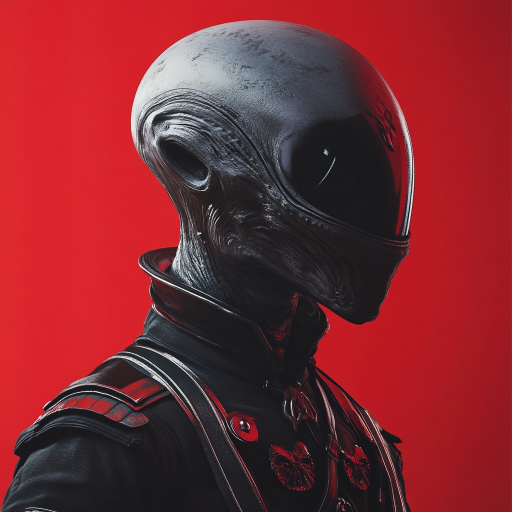
#> input picture visual/simpler/images/input/01.jpg, 1024 x 1024 px (shown at 1/2 size)
$ python -i ascii_conversion.py   (imports and definitions only)
#> lines starting #> are read from the running program, lines starting #| are printed output that depends on the picture
#> further down, picture is the input picture: PIL image 1024x1024 RGB; mean R, G, B 126.4, 41.6, 48
import os
from PIL import Image, ImageEnhance, ImageOps
from enum import Enum
from typing import List, Tuple, Optional
import colorsys
import random
import html
import math

class Modes(Enum):
    ASCII = 'ascii'
    HTML = 'html'
    HTML_MONOCHROME = 'html_monochrome'

class AsciiMagic:
    # Extended color palette for better gradients
    COLOR_DATA = [
        [(0, 0, 0), '#000000'], [(30, 30, 30), '#1C1C1C'],
        [(60, 60, 60), '#383838'], [(90, 90, 90), '#545454'],
        [(120, 120, 120), '#707070'], [(150, 150, 150), '#8C8C8C'],
        [(180, 180, 180), '#A8A8A8'], [(210, 210, 210), '#C4C4C4'],
        [(255, 255, 255), '#FFFFFF'],
        # Primary colors
        [(255, 0, 0), '#FF0000'], [(0, 255, 0), '#00FF00'], [(0, 0, 255), '#0000FF'],
        # Secondary colors
        [(255, 255, 0), '#FFFF00'], [(0, 255, 255), '#00FFFF'], [(255, 0, 255), '#FF00FF'],
        # Additional shades
        [(128, 0, 0), '#800000'], [(0, 128, 0), '#008000'], [(0, 0, 128), '#000080'],
        [(128, 128, 0), '#808000'], [(0, 128, 128), '#008080'], [(128, 0, 128), '#800080'],
        [(255, 51, 51), '#FF3333'], [(255, 102, 102), '#FF6666'],
        [(255, 153, 153), '#FF9999'], [(204, 0, 0), '#CC0000'],
        [(153, 0, 0), '#990000'], [(255, 26, 26), '#FF1A1A'],

        # Additional Greens
        [(51, 255, 51), '#33FF33'], [(102, 255, 102), '#66FF66'],
        [(153, 255, 153), '#99FF99'], [(0, 204, 0), '#00CC00'],
        [(0, 153, 0), '#009900'], [(26, 255, 26), '#1AFF1A'],

        # Additional Blues
        [(51, 51, 255), '#3333FF'], [(102, 102, 255), '#6666FF'],
        [(153, 153, 255), '#9999FF'], [(0, 0, 204), '#0000CC'],
        [(0, 0, 153), '#009999'], [(26, 26, 255), '#1A1AFF'],

        # Mixed Colors for Better Transitions
        [(255, 128, 0), '#FF8000'],  # Orange
        [(255, 0, 128), '#FF0080'],  # Pink
        [(128, 255, 0), '#80FF00'],  # Lime
        [(0, 128, 255), '#0080FF'],  # Sky Blue
        [(128, 0, 255), '#8000FF'],  # Purple
        [(0, 255, 128), '#00FF80']   # Spring Green
    ]

    # Different character sets for various styles
    ASCII_CHARS_BY_DENSITY = '$@B%8&WM#*oahkbdpqwmZO0QLCJUYXzcvunxrjft/\\|()1{}[]?-_+~<>i!lI;:,"^`\'. '[::-1]
    BINARY_CHARS = '10 '[::-1]
    NUMBER_CHARS = '9876543210 '[::-1]
    LETTER_CHARS = 'ZYXWVUTSRQPONMLKJIHGFEDCBAzyxwvutsrqponmlkjihgfedcba '[::-1]
    MINIMAL_CHARS = 'Xx '[::-1]

    # Character set types
    CHAR_SETS = {
        'standard': ASCII_CHARS_BY_DENSITY,
        'binary': BINARY_CHARS,
        'numbers': NUMBER_CHARS,
        'letters': LETTER_CHARS,
        'minimal': MINIMAL_CHARS
    }

    # Probability weights for character sets
    CHAR_SET_WEIGHTS = {
        'standard': 0.4,   # 40% chance
        'binary': 0.2,     # 20% chance
        'numbers': 0.2,    # 20% chance
        'letters': 0.15,   # 15% chance
        'minimal': 0.05    # 5% chance
    }

    def __init__(self, image: Image.Image, char_set: str = 'standard', seed: int = 42):
        self._image = image
        self.seed = seed
        self._rng = random.Random(seed)
        self._setup_color_palette()
        if char_set not in self.CHAR_SETS and char_set != 'random':
            raise ValueError(f'Unknown character set: {char_set}')
        self.selected_char_set = char_set
        self._chars_by_density = self._select_char_set() if char_set == 'random' else self.CHAR_SETS[char_set]
        self.set_size()

    # [37 lines left out: functions _select_char_set, apply_effects, from_image, not called in this run]

    def _setup_color_palette(self):
        """Create color palette with RGB and HSV values"""
        self.PALETTE = []
        for rgb, hex_color in self.COLOR_DATA:
            r, g, b = [x/255.0 for x in rgb]
            hsv = colorsys.rgb_to_hsv(r, g, b)
            self.PALETTE.append({
                'rgb': (r, g, b),
                'hsv': hsv,
                'hex': '#{:02x}{:02x}{:02x}'.format(*rgb)
            })

    def set_size(self, scale_factor: float = 1.0) -> None:
        """Adjust the overall size of the ASCII art

        Args:
            scale_factor: Factor to scale the art (1.0 is default, 2.0 is twice as big)
        """
        if not math.isfinite(scale_factor) or scale_factor <= 0:
            raise ValueError('Scale factor must be a finite positive number')
        self.DEFAULT_STYLES = f'''
            display: inline-block;
            border-width: {4 * scale_factor}px {6 * scale_factor}px;
            border-color: black;
            border-style: solid;
            background-color: black;
            font-family: monospace;
            font-size: {2 * scale_factor}px;
            line-height: 1;
            letter-spacing: 0;
            white-space: pre;
        '''

    def enhance_image(self, brightness: float = 1.0, contrast: float = 1.2, saturation: float = 1.3) -> None:
        """Apply image enhancements"""
#> called with brightness = 1, contrast = 1.2, saturation = 1.3
        try:
            if saturation != 1.0:
                enhancer = ImageEnhance.Color(self._image)
                self._image = enhancer.enhance(saturation)
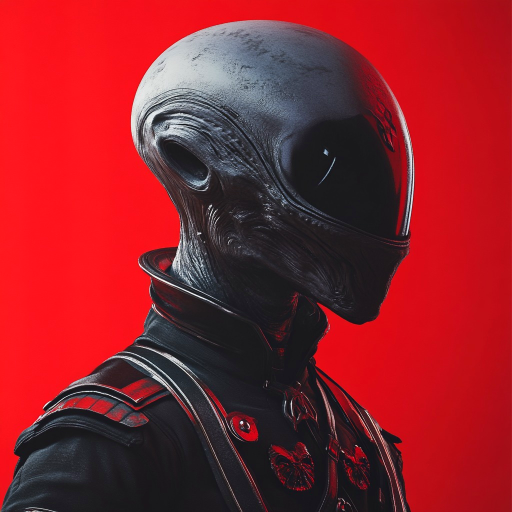
#> self._image: PIL image 1024x1024 RGB (shown at 1/2 size); mean R, G, B 143.4, 33.3, 41.6
            if brightness != 1.0:
                enhancer = ImageEnhance.Brightness(self._image)
                self._image = enhancer.enhance(brightness)
            if contrast != 1.0:
                enhancer = ImageEnhance.Contrast(self._image)
                self._image = enhancer.enhance(contrast)
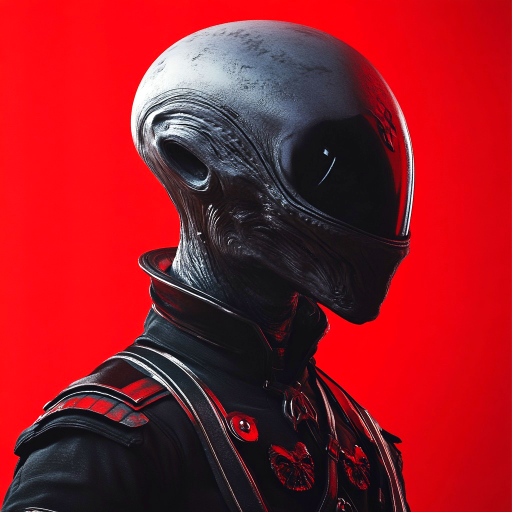
#> self._image: PIL image 1024x1024 RGB (shown at 1/2 size); mean R, G, B 149.9, 26.3, 36.1
        except Exception as e:
            print(f"Error enhancing image: {str(e)}")
            raise

    # [118 lines left out: functions _calculate_color_distance, _find_closest_color, optimize_for_display, _build_char, to_ascii_art, save_as_html, not called in this run]

>>> from PIL import Image
>>> picture = Image.open('images/input/01.jpg')
>>> result = AsciiMagic(picture).enhance_image()

$ run again, on visual/simpler/images/input/02.jpg
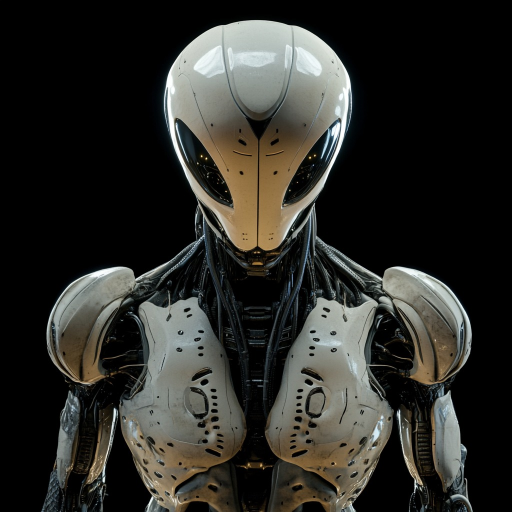
#> input picture visual/simpler/images/input/02.jpg, 1024 x 1024 px (shown at 1/2 size)
#> picture is the input picture: PIL image 1024x1024 RGB; mean R, G, B 44.7, 44.5, 40.2
#> in enhance_image, `self._image = enhancer.enhance(contrast)`:
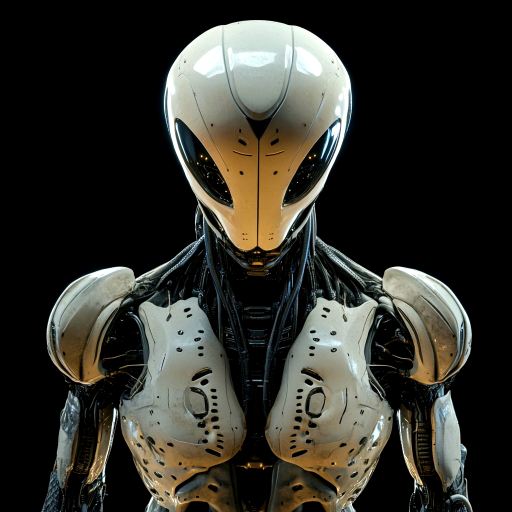
#> self._image: PIL image 1024x1024 RGB (shown at 1/2 size); mean R, G, B 49.5, 48.9, 42.2

$ run again, on visual/simpler/images/input/03.jpg
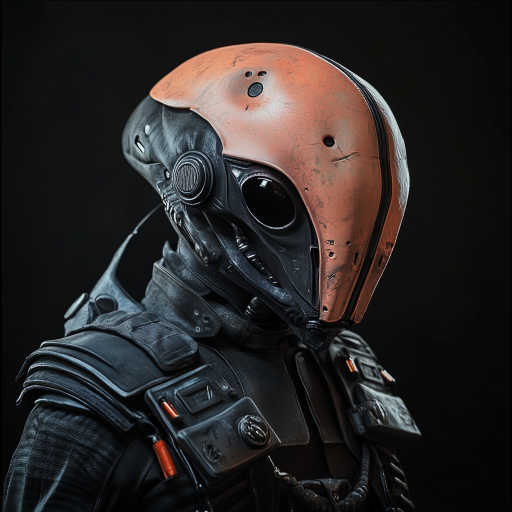
#> input picture visual/simpler/images/input/03.jpg, 1024 x 1024 px (shown at 1/2 size)
#> picture is the input picture: PIL image 1024x1024 RGB; mean R, G, B 40.6, 37.1, 36.9
#> in enhance_image, `self._image = enhancer.enhance(contrast)`:
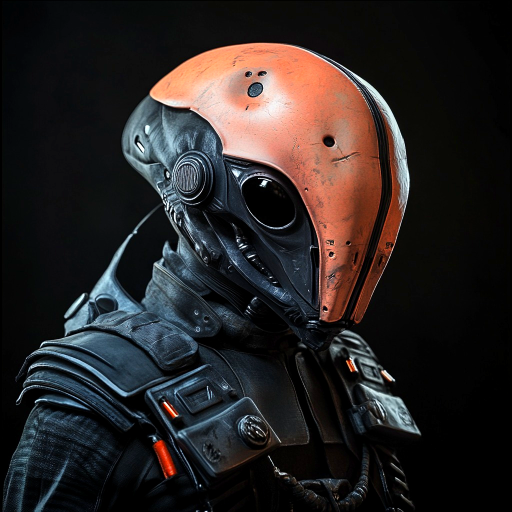
#> self._image: PIL image 1024x1024 RGB (shown at 1/2 size); mean R, G, B 41.2, 36.2, 35.8

$ run again, on visual/simpler/images/input/04.jpg
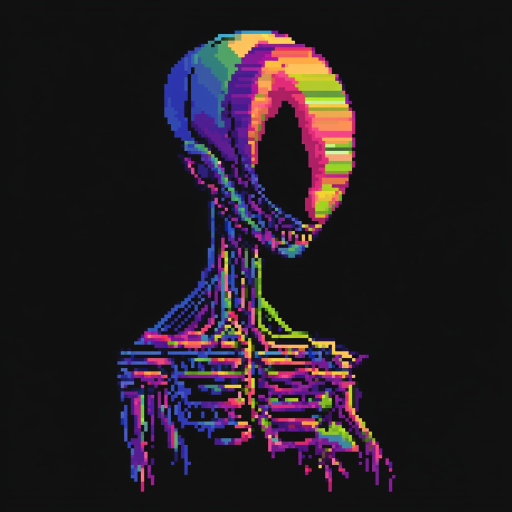
#> input picture visual/simpler/images/input/04.jpg, 1024 x 1024 px (shown at 1/2 size)
#> picture is the input picture: PIL image 1024x1024 RGB; mean R, G, B 37.1, 28.6, 36.2
#> in enhance_image, `self._image = enhancer.enhance(saturation)`:
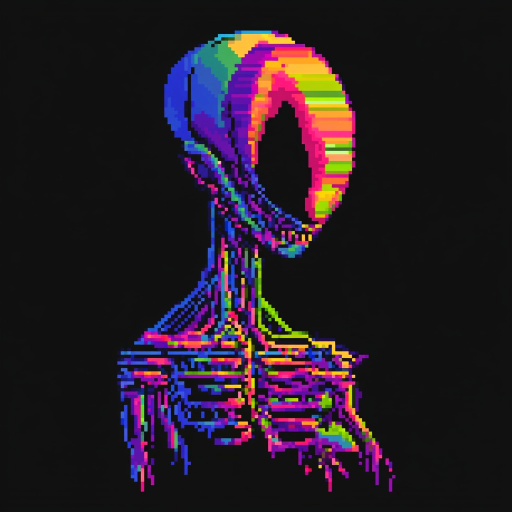
#> self._image: PIL image 1024x1024 RGB (shown at 1/2 size); mean R, G, B 38.1, 27.5, 37.4
#> in enhance_image, `self._image = enhancer.enhance(contrast)`:
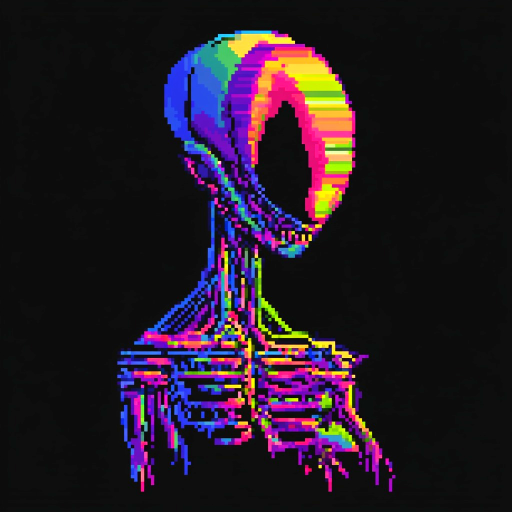
#> self._image: PIL image 1024x1024 RGB (shown at 1/2 size); mean R, G, B 37.2, 26.1, 38
